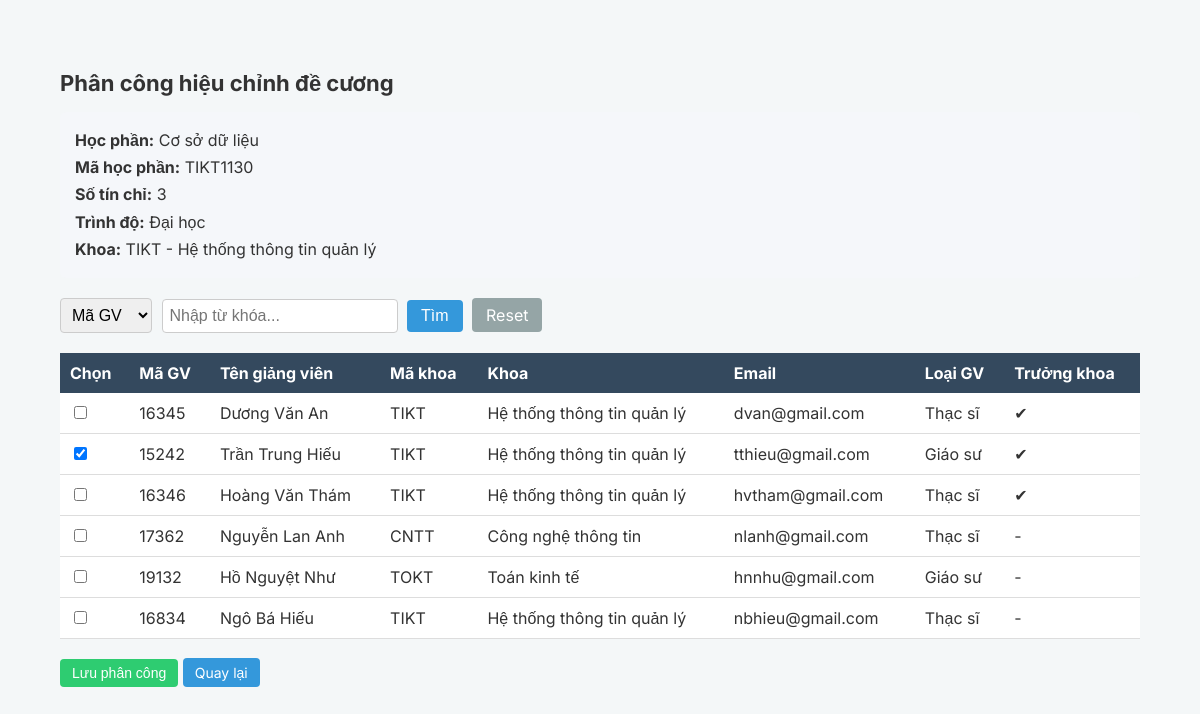
The page /adminKhoa_hocphan_authorize/TIKT1130 on the database its author committed.
### tables this page shows
CREATE TABLE "HocPhan" (
	"MaHP"	CHAR(10) NOT NULL,
	"TenHP"	NVARCHAR(100) NOT NULL,
	"SoTC"	INTEGER,
	"TrinhDo"	NVARCHAR(20),
	"MaDV"	CHAR(4),
	PRIMARY KEY("MaHP"),
	FOREIGN KEY("MaDV") REFERENCES "DonVi"("MaDV")
);

CREATE TABLE "DonVi" (
	"MaDV"	CHAR(4),
	"TenDV"	NVARCHAR(100) NOT NULL,
	PRIMARY KEY("MaDV")
);

CREATE TABLE "CanBo" (
	"MaQL"	CHAR(5) NOT NULL,
	"SoHieu"	CHAR(20),
	"TenGV"	NVARCHAR(100) NOT NULL,
	"MaDV"	CHAR(4),
	"LoaiGV"	NVARCHAR(20),
	"Email"	NVARCHAR(100),
	"LaTruongKhoa"	INTEGER DEFAULT 0,
	PRIMARY KEY("MaQL"),
	FOREIGN KEY("MaDV") REFERENCES "DonVi"("MaDV")
);

### adminKhoa.py (the view)
@app.route("/adminKhoa_hocphan_authorize/<MaHP>")
def adminKhoa_hocphan_authorize(MaHP):
    keyword = request.args.get("keyword")
    type_search = request.args.get("type")
    conn = get_db()
    cursor = conn.cursor()
    cursor.execute("""
        SELECT HocPhan.*, DonVi.TenDV
        FROM HocPhan
        LEFT JOIN DonVi ON HocPhan.MaDV = DonVi.MaDV
        WHERE HocPhan.MaHP=?
    """,(MaHP,))
    hocphan = cursor.fetchone()
    query = """
    SELECT CanBo.MaQL,
           CanBo.TenGV,
           CanBo.MaDV,
           CanBo.Email,
           CanBo.LoaiGV,
           CanBo.LaTruongKhoa,
           DonVi.TenDV
    FROM CanBo
    LEFT JOIN DonVi ON CanBo.MaDV = DonVi.MaDV
    WHERE 1=1
    """
    params = []
    if keyword and type_search:
        if type_search == "TenDV":
            query += " AND DonVi.TenDV LIKE ?"
        else:
            query += f" AND CanBo.{type_search} LIKE ?"
        params.append("%" + keyword + "%")
    cursor.execute(query, params)
    dsCanBo = cursor.fetchall()
    cursor.execute("""
        SELECT MaGV
        FROM PhanCongHC
        WHERE MaHP=?
    """,(MaHP,))
    dsDaChon = [x["MaGV"] for x in cursor.fetchall()]
    conn.close()
    return render_template(
        "adminKhoa_hocphan_authorize.html",
        hocphan=hocphan,
        dsCanBo=dsCanBo,
        dsDaChon=dsDaChon,
        keyword=keyword,
        type_search=type_search
    )

### main.py (called while the page is built)
def get_db():
    conn = sqlite3.connect(DB)
    conn.row_factory = sqlite3.Row
    return conn

@app.before_request
def update_truong_khoa():
    if 'current_user' in session:
        user = session['current_user']
        if user["MaGV"] is not None:
            obj_CanBo = get_obj_CanBo(user["MaGV"])
            session['current_user']["LaTruongKhoa"] = obj_CanBo[6]
        else:
            session['current_user']["LaTruongKhoa"] = 0
        session.modified = True

### templates/adminKhoa_hocphan_authorize.html (shortened to what this page needs)
{% extends "base.html" %} {% block content %}
<div class="dashboard-container">
  <div class="dashboard-title">Phân công hiệu chỉnh đề cương</div>
  <div class="hocphan-info">
    <b>Học phần:</b> {{ hocphan.TenHP }} <br />
    <b>Mã học phần:</b> {{ hocphan.MaHP }} <br />
    <b>Số tín chỉ:</b> {{ hocphan.SoTC }} <br />
    <b>Trình độ:</b> {{ hocphan.TrinhDo }} <br />
    <b>Khoa:</b> {{ hocphan.MaDV }} - {{ hocphan.TenDV }}
  </div>
  <form
    method="GET"
    action="/adminKhoa_hocphan_authorize/{{ hocphan.MaHP }}"
    class="search-box"
  >
    <select name="type" class="search-select">
      <option value="MaQL" {% if type_search =="MaQL" %}selected{% endif %}>Mã GV</option>
    </select>
    <input
      type="text"
      name="keyword"
      placeholder="Nhập từ khóa..."
      class="search-input"
      value="{{ keyword or '' }}"
    />
    <button type="submit" class="btn-search">Tìm</button>
    <a href="/adminKhoa_hocphan_authorize/{{ hocphan.MaHP }}" class="btn-reset">
      Reset
    </a>
  </form>
  <form method="POST" action="/adminKhoa_hocphan_authorize_save">
    <table class="dashboard-table">
      <thead>
        <tr>
          <th>Chọn</th>
          <th>Mã GV</th>
          <th>Tên giảng viên</th>
          <th>Mã khoa</th>
          <th>Khoa</th>
          <th>Email</th>
          <th>Loại GV</th>
          <th>Trưởng khoa</th>
        </tr>
      </thead>
      <tbody>
        {% for gv in dsCanBo %}
        <tr>
          <td>
            <input
              type="checkbox"
              name="MaGV[]"
              value="{{ gv.MaQL }}"
              {%
              if
              gv.MaQL
              in
              dsDaChon
              %}checked{%
              endif
              %}
            />
          </td>
          <td>{{ gv.MaQL }}</td>
          <td>{{ gv.TenGV }}</td>
          <td>{{ gv.MaDV }}</td>
          <td>{{ gv.TenDV }}</td>
          <td>{{ gv.Email }}</td>
          <td>{{ gv.LoaiGV }}</td>
          <td>{% if gv.LaTruongKhoa == 1 %} ✔ {% else %} - {% endif %}</td>
        </tr>
        {% endfor %}
      </tbody>
    </table>
    <br />
    <button type="submit" class="btn-action btn-save">Lưu phân công</button>
    <a class="btn-action btn-edit" href="/adminKhoa_hocphan_dashboard">
      Quay lại
    </a>
  </form>
</div>
{% endblock %}

### static/styles_topmenu.css (style rules this page uses)
body { margin:0; font-family:Arial; }

### static/styles_admin.css (style rules this page uses)
.btn-save { padding: 6px 14px; background: #3498db; color: white; border: none; border-radius: 4px; cursor: pointer; }
.search-box { margin-bottom: 20px; }
.search-box input { font-size: 16px; padding: 7px; border: 1px solid #ccc; border-radius: 4px; width: 220px; margin-right: 5px; }
.search-box .btn-reset { font-size: 16px; padding: 7px 14px; background: #95a5a6; color: white; text-decoration: none; border-radius: 4px; margin-left: 5px; }

### static/styles_khoa.css (style rules this page uses)
.dashboard-container { width: 90%; margin: auto; margin-top: 30px; }
.dashboard-title { font-size: 22px; font-weight: bold; margin-bottom: 15px; }
.dashboard-table { width: 100%; border-collapse: collapse; background: white; }
.dashboard-table th { background: #34495e; color: white; padding: 10px; text-align: left; }
.dashboard-table td { padding: 10px; border-bottom: 1px solid #ddd; }
.btn-action { padding: 6px 12px; border-radius: 4px; text-decoration: none; color: white; font-size: 14px; }
.btn-edit { background: #3498db; }
.btn-save { background: #2ecc71; }
.hocphan-info { background: #f5f7fa; padding: 15px; border-radius: 6px; margin-bottom: 20px; line-height: 1.7; }
.search-box { margin-bottom: 20px; }
.search-select { font-size: 16px; padding: 7px; border: 1px solid #ccc; border-radius: 4px; margin-right: 5px; }
.search-input { font-size: 16px; padding: 7px; border: 1px solid #ccc; border-radius: 4px; width: 220px; margin-right: 5px; }
.btn-search { font-size: 16px; padding: 7px 14px; background: #3498db; color: white; border: none; border-radius: 4px; cursor: pointer; }
.btn-reset { font-size: 16px; padding: 7px 14px; background: #95a5a6; color: white; text-decoration: none; border-radius: 4px; margin-left: 5px; }

### static/styles_home.css (style rules this page uses)
body { background-color: #f4f7f8; font-family: 'Inter', sans-serif; color: #333; }
.dashboard-container { max-width: 1100px; margin: 50px auto; padding: 20px; }

### rows shown on the page
HocPhan: TenHP "Cơ sở dữ liệu", MaHP "TIKT1130", SoTC "3", TrinhDo "Đại học", MaDV "TIKT"
DonVi: TenDV "Hệ thống thông tin quản lý"
CanBo: MaQL "16345", TenGV "Dương Văn An", MaDV "TIKT", TenDV "Hệ thống thông tin quản lý", Email "dvan@gmail.com", LoaiGV "Thạc sĩ"
CanBo: MaQL "☑", MaQL "15242", TenGV "Trần Trung Hiếu", MaDV "TIKT", TenDV "Hệ thống thông tin quản lý", Email "tthieu@gmail.com", LoaiGV "Giáo sư"
CanBo: MaQL "16346", TenGV "Hoàng Văn Thám", MaDV "TIKT", TenDV "Hệ thống thông tin quản lý", Email "hvtham@gmail.com", LoaiGV "Thạc sĩ"
CanBo: MaQL "17362", TenGV "Nguyễn Lan Anh", MaDV "CNTT", TenDV "Công nghệ thông tin", Email "nlanh@gmail.com", LoaiGV "Thạc sĩ"
CanBo: MaQL "19132", TenGV "Hồ Nguyệt Như", MaDV "TOKT", TenDV "Toán kinh tế", Email "hnnhu@gmail.com", LoaiGV "Giáo sư"
CanBo: MaQL "16834", TenGV "Ngô Bá Hiếu", MaDV "TIKT", TenDV "Hệ thống thông tin quản lý", Email "nbhieu@gmail.com", LoaiGV "Thạc sĩ"
